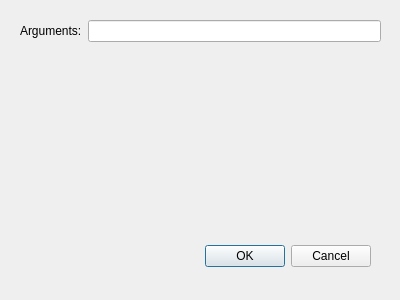
<?xml version="1.0" encoding="UTF-8"?>
<ui version="4.0">
 <class>SettingsDialog</class>
 <widget class="QDialog" name="SettingsDialog">
  <property name="geometry">
   <rect>
    <x>0</x>
    <y>0</y>
    <width>400</width>
    <height>300</height>
   </rect>
  </property>
  <property name="windowTitle">
   <string>Dialog</string>
  </property>
  <widget class="QDialogButtonBox" name="buttonBox">
   <property name="geometry">
    <rect>
     <x>30</x>
     <y>240</y>
     <width>341</width>
     <height>32</height>
    </rect>
   </property>
   <property name="orientation">
    <enum>Qt::Horizontal</enum>
   </property>
   <property name="standardButtons">
    <set>QDialogButtonBox::Cancel|QDialogButtonBox::Ok</set>
   </property>
  </widget>
  <widget class="QWidget" name="formLayoutWidget">
   <property name="geometry">
    <rect>
     <x>20</x>
     <y>20</y>
     <width>361</width>
     <height>211</height>
    </rect>
   </property>
   <layout class="QFormLayout" name="formLayout">
    <item row="0" column="0">
     <widget class="QLabel" name="label">
      <property name="text">
       <string>Arguments:</string>
      </property>
     </widget>
    </item>
    <item row="0" column="1">
     <widget class="QLineEdit" name="argsEdit"/>
    </item>
   </layout>
  </widget>
 </widget>
 <resources/>
 <connections>
  <connection>
   <sender>buttonBox</sender>
   <signal>accepted()</signal>
   <receiver>SettingsDialog</receiver>
   <slot>accept()</slot>
   <hints>
    <hint type="sourcelabel">
     <x>248</x>
     <y>254</y>
    </hint>
    <hint type="destinationlabel">
     <x>157</x>
     <y>274</y>
    </hint>
   </hints>
  </connection>
  <connection>
   <sender>buttonBox</sender>
   <signal>rejected()</signal>
   <receiver>SettingsDialog</receiver>
   <slot>reject()</slot>
   <hints>
    <hint type="sourcelabel">
     <x>316</x>
     <y>260</y>
    </hint>
    <hint type="destinationlabel">
     <x>286</x>
     <y>274</y>
    </hint>
   </hints>
  </connection>
 </connections>
</ui>
